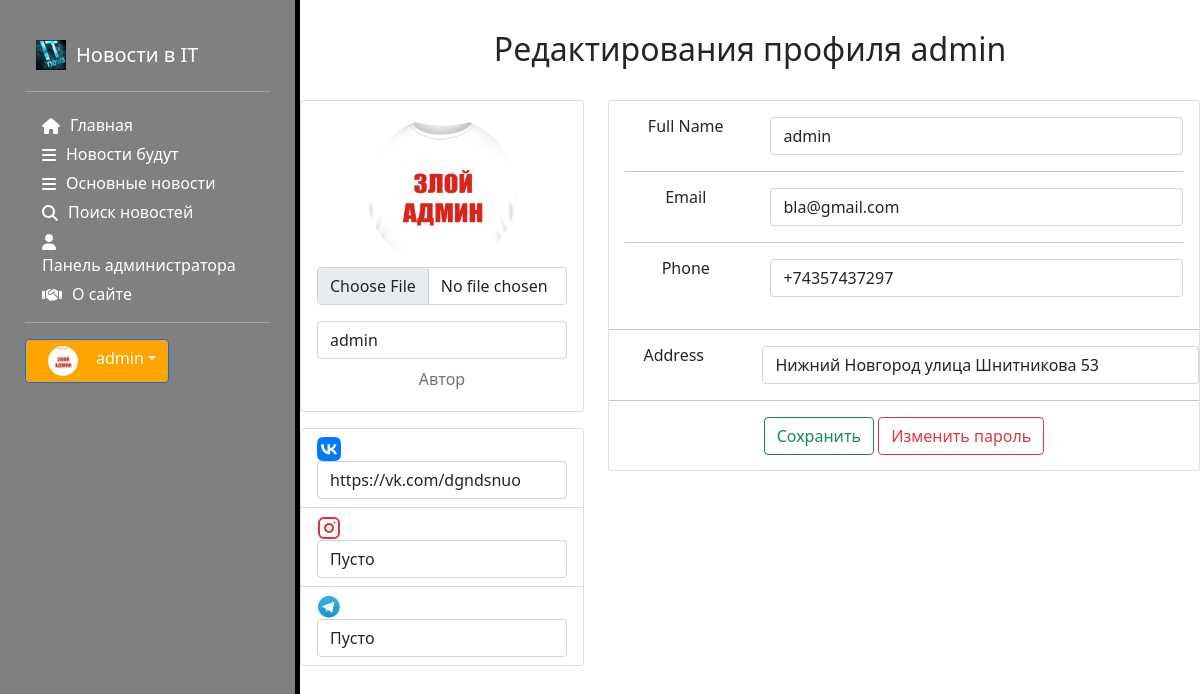
Before: /users/profile/update (signed in) with the older database file.
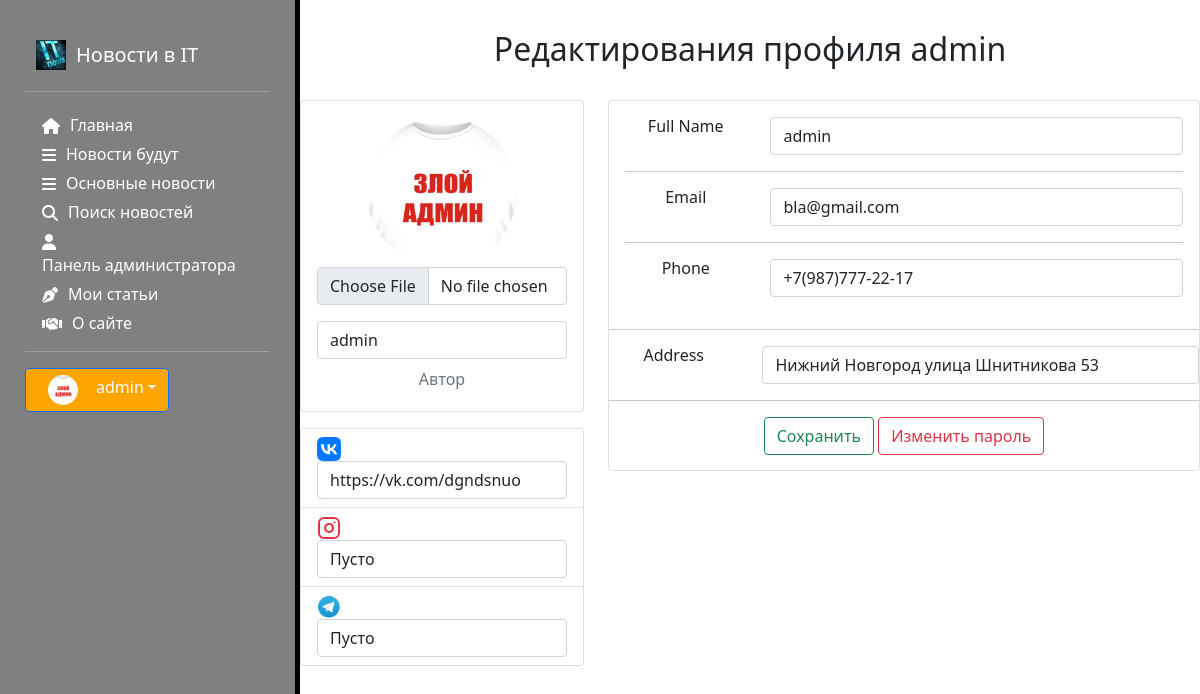
After: the same page with the newer database file.
### users/models.py (models this page shows, shortened)
class Account(models.Model):
    gender_choices = (('M', 'Male'),
                      ('F', 'Female'),
                      ('N/A', 'Not answered'))
    user = models.OneToOneField(User, on_delete=models.CASCADE,
                                primary_key=True)
    nickname = models.CharField(max_length=100)
    birthdate = models.DateField(null=True)
    gender = models.CharField(choices=gender_choices, max_length=20, null=True)
    account_image = models.ImageField(default='def.png', upload_to='account_images', null=True)
    address = models.CharField(max_length=100, null=True)
    vk = models.CharField(max_length=100, null=True)
    instagram = models.CharField(max_length=100, null=True)
    telegram = models.CharField(max_length=100, null=True)
    phone = models.CharField(max_length=20, null=True, validators=[validate_phone])
    class Meta:
        ordering = ['user']
        verbose_name = 'Профиль'
        verbose_name_plural ='Профили'

### users/views.py (the view)
# urls.py: path('profile/update', views.profile_update, name='profile_update'),
@login_required
def profile_update(request):
    user = request.user
    account = Account.objects.get(user=user)
    if request.method == "POST":
        user_form = UserUpdateForm(request.POST, instance=user)
        account_form = AccountUpdateForm(request.POST, request.FILES, instance=account)
        context = {'account_form': AccountUpdateForm(instance=account),
                   'user_form': UserUpdateForm(instance=user)}
        if user_form.is_valid() and account_form.is_valid():
            user_form.save()
            account_form.save()
            messages.success(request,"Профиль успешно обновлен")
            return redirect('profile')
        else:
            error_dict = dict(account_form.errors)
            error_dict.update(dict(user_form.errors))
            messages.warning(request, error_dict)
    else:
        context = {'account_form':AccountUpdateForm(instance=account),
                   'user_form':UserUpdateForm(instance=user)}
    return render(request,'users/edit_profile.html',context)

### users/forms.py
class UserUpdateForm(UserChangeForm):
    class Meta:
        model = User
        fields = ['username', 'email', 'first_name', 'last_name']
        widgets = {'username': TextInput({'class': 'textinput form-control',
                                          'placeholder': 'username'}),
                   'email': EmailInput({'class': 'textinput form-control',
                                        'placeholder': 'email'}),
                   'first_name': TextInput({'class': 'textinput form-control',
                                            'placeholder': 'First name'}),
                   'last_name': TextInput({'class': 'textinput form-control',
                                           'placeholder': 'Last name'}),
                   }

### users/templatetags/users_extras.py (called while the page is built)
@register.filter(name="has_group")
def has_group(user,group_name):
    return user.groups.filter(name=group_name).exists()

### users/templates/users/edit_profile.html (shortened to what the changed rows need)
{% extends 'main/base_template.html' %}
{% load static %}
{% load bootstrap5 %}
{% load crispy_forms_tags %}
{% block content %}
<div class="row">
    <div class="text-center" style="margin-top:30px;">
        <h2>Редактирования профиля {{ request.user.username }}</h2>
        <br>
        <form method="post" enctype="multipart/form-data">
        <div class="row gutters-sm">
            <div class="col-md-4 mb-3">
                <div class="card">
                    <div class="card-body">
                        <div class="d-flex flex-column align-items-center text-center">
                            <img src="{{ request.user.account.account_image.url }}" alt="{{ request.user.username }}"
                                 class="rounded-circle" width="150">
                            {{ account_form.account_image }}
                            <div class="mt-3">
                                <h4> {{ user_form.username }}</h4>
                                <p class="text-secondary mb-1"> {% if request.user.is_staff %} Автор {% endif %}</p>
                            </div>
                        </div>
                    </div>
                </div>
                <div class="card mt-3">
                    <ul class="list-group list-group-flush">
                        <li class="list-group-item d-flex justify-content-between align-items-center flex-wrap">
                            <span class="text-secondary"> {{ account_form.vk }}</span>
                        </li>
                        <li class="list-group-item d-flex justify-content-between align-items-center flex-wrap">
                            <span class="text-secondary"> {{ account_form.instagram }}</span>
                        </li>
                        <li class="list-group-item d-flex justify-content-between align-items-center flex-wrap">
                            <span class="text-secondary">{{ account_form.telegram }}</span>
                        </li>
                    </ul>
                </div>
            </div>
            <div class="col-md-8">
                <div class="card mb-3">
                    <div class="card-body">
                        <div class="row">
                            <div class="col-sm-9 text-secondary">
                                {{ account_form.phone }}
                            </div>
                        </div>
                    </div>
                    <div class="row">
                        <div class="col-sm-9 text-secondary">
                                {{ account_form.address }}
                        </div>
                    </div>
                </div>
            </div>
        </div>
        </form>
    </div>
</div>
</div>
{% endblock %}

### main/templates/main/sidebar.html (shortened to what this page needs)
{% load bootstrap5 %}
{% load static %}
{% bootstrap_css %}
{% load users_extras %}
<link rel="stylesheet" href="{% static 'main/css/style.css' %}">
<link href="https://cdn.jsdelivr.net/npm/bootstrap@5.0.0/dist/css/bootstrap.min.css" rel="stylesheet">
<link rel="stylesheet" href="https://ajax.googleapis.com/ajax/libs/jqueryui/1.11.4/themes/smoothness/jquery-ui.css">
<aside>
    <a href="{% url 'home' %}" class="d-flex align-items-center mb-3 mb-md-0 me-md-auto text-white text-decoration-none">
        <img src="{% static 'main' %}/img/News_icon.png" width="40" height="50">
        <span class="fs-5 d-none d-lg-block responsive-title">Новости в IT</span>
    </a>
    <hr>
    <ul class="nav nav-pills flex-column mb-auto">
        <li class="nav-item">
            <a href="{% url 'home' %}" {% if request.resolver_match.view_name == '/' %} class="link-active" aria-current="page" {% endif %}>
            <i class="fa fa-house menu-icon {% if request.path  == '/' %} link-active {% endif %}"></i>
            <div class="d-none d-lg-block">Главная</div>
            </a>
        </li>
        <li class="nav-item">
            <a href="{% url 'news_index' %}" {% if request.resolver_match.view_name == 'news_index' %} class="link-active" aria-current="page" {% endif %}>
            <i class="fa fa-bars menu-icon"></i>
            <div class="d-none d-lg-block">Новости будут</div>
            </a>
        </li>
        <li class="nav-item">
            <a href="{% url 'news_list' %}" {% if request.resolver_match.view_name == 'news_list' %} class="link-active" aria-current="page" {% endif %}>
            <i class="fa fa-bars menu-icon"></i>
            <div class="d-none d-lg-block">Основные новости</div>
            </a>
        </li>
        <li>
            <a href="{% url 'news_search' %}" {% if request.path == '/search/' %} class="link-active" aria-current="page" {% endif %}>
            <i class="fa fa-magnifying-glass menu-icon"></i>
            <div class="d-none d-lg-block"> Поиск новостей</div>
            </a>
        </li>
        <li class="nav-item">
            <a href="/admin/" {% if request.path  == '/admin/' %} class="link-active" aria-current="page" {% endif %}>
            <i class="fa fa-user menu-icon {% if request.path  == '/admin/' %} link-active {% endif %}" ></i>
            <div class="d-none d-lg-block">Панель администратора</div>
            </a>
        </li>
        {% if request.user|has_group:"Authors" %}
              <li>
                <a href="{% url 'my_news_list' %}" {% if request.path  == '/myarticles/' %} class="link-active" aria-current="page" {% endif %}>
                    <i class="fa fa-pen-nib menu-icon"></i>  <div class="d-none d-lg-block"> Мои статьи</div>
                </a>
              </li>
        {% endif %}
        <li>
            <a href="{% url 'about' %}" {% if request.resolver_match.view_name == '/about/' %} class="link-active" aria-current="page" {% endif %}>
            <i class="fa fa-handshake menu-icon"></i>
            <div class="d-none d-lg-block"> О сайте</div>
            </a>
        </li>
    </ul>
    <hr>
    {% if request.user.id %}
    <div class="dropdown">
        <button class="btn btn-primary dropdown-toggle" type="button" id="dropdownMenuButton1" data-bs-toggle="dropdown"
                aria-expanded="false" style="background:#FFA500;">
            <img src="{{ request.user.account.account_image.url }}" alt="" width="25" height="25" class="rounded-circle me-2">
            <div class="d-none d-lg-block"> {{ request.user.username }} </div>
        </button>
    </div>
    {% endif %}
    <br>
</aside>

Changed rows visible on the page:
changed Account "https://vk.com/dgndsnuo": phone "+74357437297" → "+7(987)777-22-17"
Other visible differences:
text now shown: "Мои статьи"
